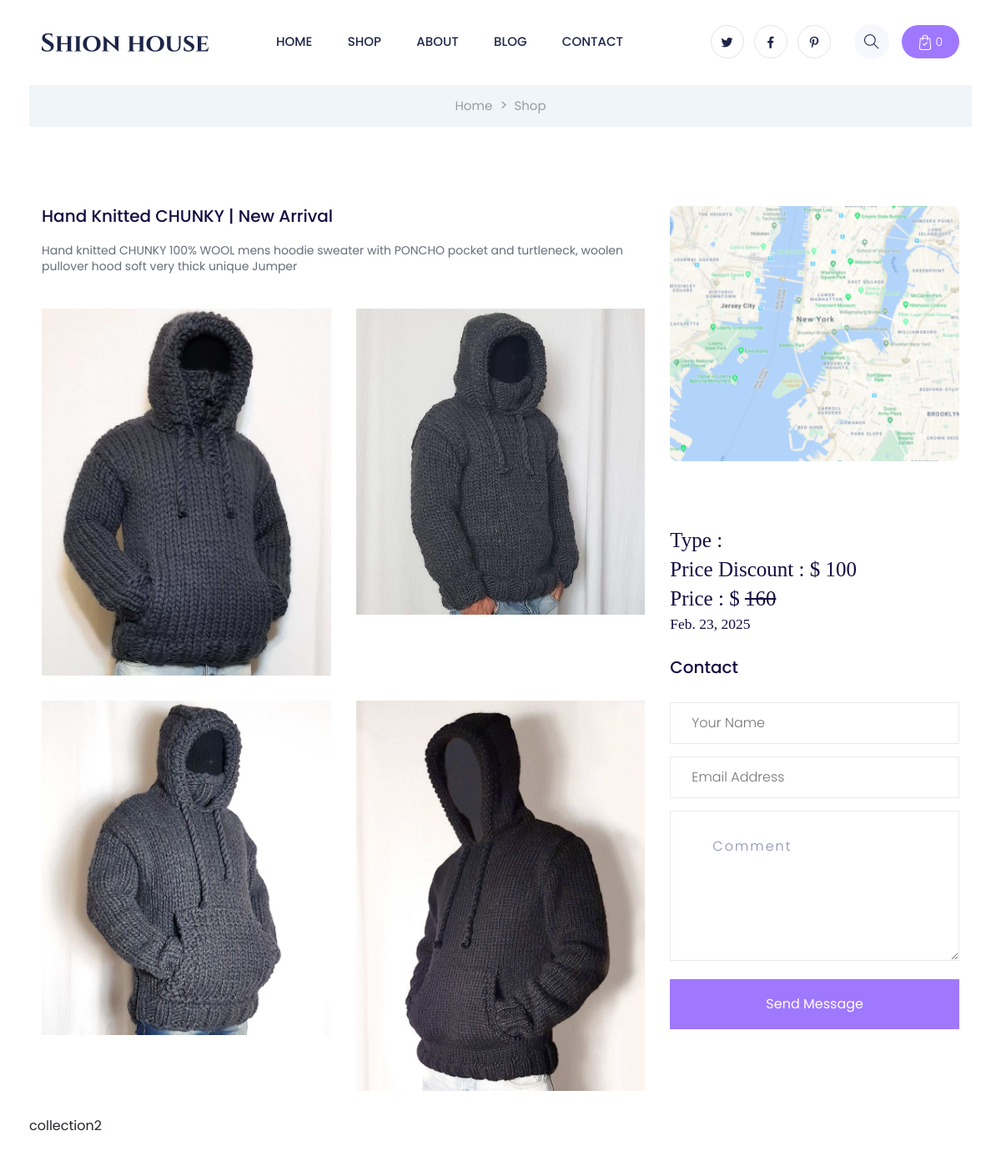
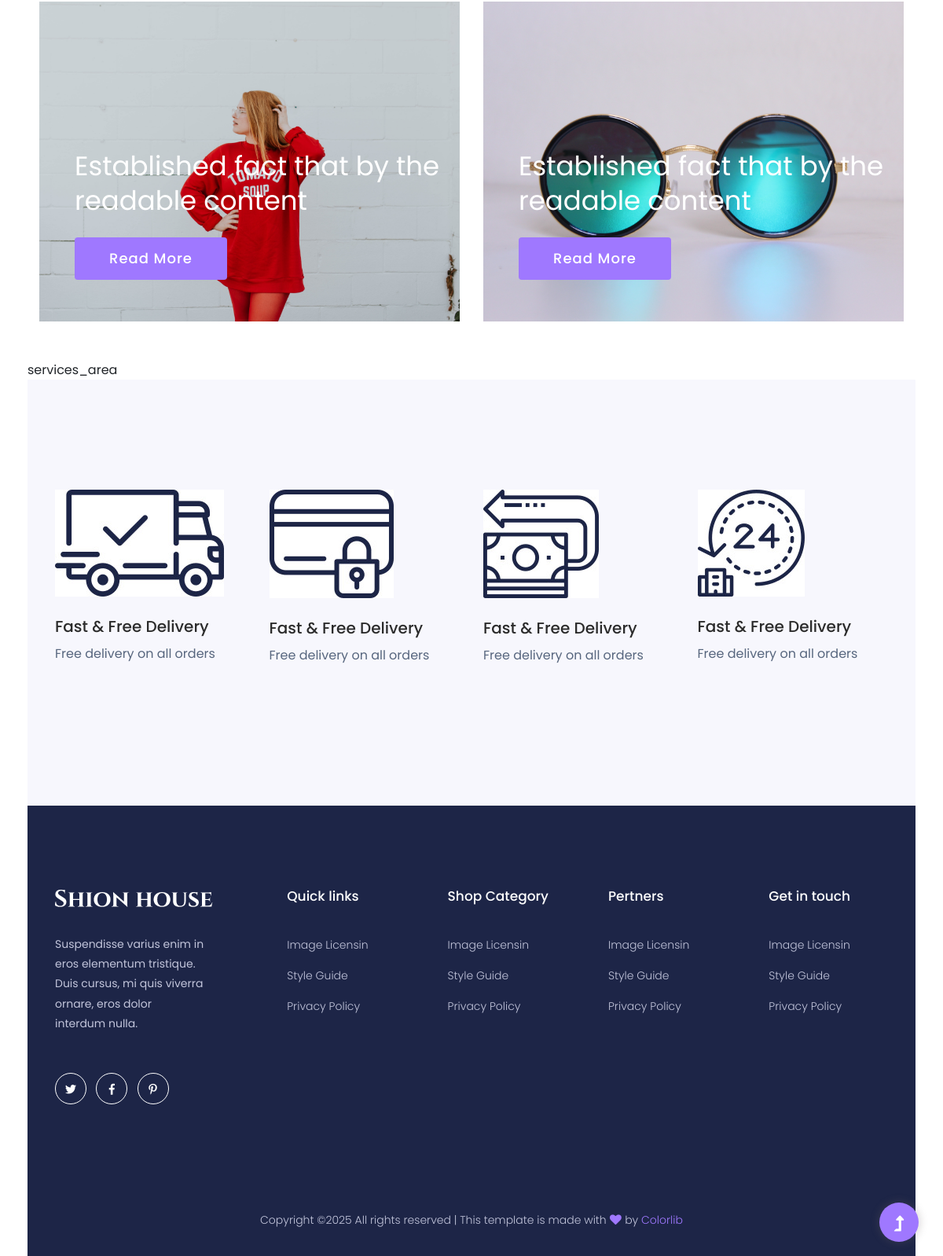
The app's page /product_details/1/ with its own data (2 pictures, top to bottom).
### accounts/models.py (models this page shows, shortened)
class Menu(models.Model):
    menuName = models.CharField(max_length=200,null=True)
    url = models.CharField(max_length=200,null=True)

class Product(models.Model):
    productName = models.CharField(max_length=200,null=True)
    productTypeId = models.ForeignKey(ProductType,on_delete=models.CASCADE,null=True)
    productCategoryId = models.ForeignKey(ProductCategory,on_delete=models.CASCADE,null=True)
    productColorId = models.ForeignKey(ProductColor,on_delete=models.CASCADE,null=True)
    productPriceRangeId = models.ForeignKey(ProductPriceRange,on_delete=models.CASCADE,null=True)
    productPrice =  models.CharField(max_length=200,null=True)
    productOriginalPrice = models.CharField(max_length=200,null=True)
    productImage = models.ImageField(upload_to='product_image/',null=True,blank=True)
    discription  = models.CharField(max_length=500,null=True)
    statusId = models.ForeignKey(Status,on_delete=models.CASCADE,null=True)
    productDate = models.DateField(auto_now_add=True,null=True)

class Status(models.Model):
    statusName = models.CharField(max_length=200,null=True)
    def __str__(self):
        return f'{self.statusName}'

class ProductImageDetail(models.Model):
    productImageId = models.ForeignKey(Product,on_delete=models.CASCADE,null=True)
    productImageURL = models.ImageField(upload_to='product_image_detial/',null=True,blank=True)
    productImageDate = models.DateField(auto_now_add=True,null=True)

class PopularLocation(models.Model):
    popularLocationImage = models.ImageField(upload_to='popular_location/',null=True,blank=True)
    popularLocationCaption = models.CharField(max_length=200,null=True)

class ServiceArea(models.Model):
    serviceAreaImage = models.ImageField(upload_to='service_area/',null=True,blank=True)
    serviceAreaTile = models.CharField(max_length=200,null=True)
    serviceAreaSubTitle = models.CharField(max_length=200,null=True)

class FooterTitle(models.Model):
    title = models.CharField(max_length=200,null=True)
    SubTitle1 = models.CharField(max_length=200,null=True)
    linkSub1 = models.CharField(max_length=200,null=True)
    SubTitle2 = models.CharField(max_length=200,null=True)
    linkSub2 = models.CharField(max_length=200,null=True)
    SubTitle3 = models.CharField(max_length=200,null=True)
    linkSub3 = models.CharField(max_length=200,null=True)

### accounts/views.py (the view)
# urls.py: path('product_details/<int:ProductId>/',views.product_details,name="product_details"),
def product_details(request,ProductId):
    dataProductId = ProductId
    dataImage = ProductImageDetail.objects.filter(productImageId=ProductId)
    dataProductDetail = Product.objects.filter(id=ProductId)
    dataPopularLocation = PopularLocation.objects.all()
    dataServiceArea = ServiceArea.objects.all()
    dataFooterTitle = FooterTitle.objects.all()
    dataMenu = Menu.objects.annotate(sub_count = Count('submenus'))
    dataSubMenu = SubMenu.objects.all()
    dataSub2Menu = Sub2Menu.objects.all()
    context = {
        'dataProductIds' : dataProductId,
        'dataProductDetails' : dataProductDetail,
        'dataImages' : dataImage,
        'dataPopularLocations' : dataPopularLocation,
        'dataServiceAreas' : dataServiceArea,
        'dataFooterTitles' : dataFooterTitle,
        'dataMenus' : dataMenu,
        'dataSubMenus' : dataSubMenu,
        'dataSub2Menus' : dataSub2Menu,
    }
    return render(request,'shionhouse/product_details.html',context)

### accounts/templates/shionhouse/product_details.html (shortened to what this page needs)
{% load static %}
<!doctype html>
<html class="no-js" lang="zxx">
<head>
    {% include 'shionhouse/head.html' %}
</head>
<body class="full-wrapper">
    {% include 'shionhouse/header_start.html' %}
    <main>
        <div class="page-notification">
            <div class="container">
                <div class="row">
                    <div class="col-lg-12">
                        <nav aria-label="breadcrumb">
                            <ol class="breadcrumb justify-content-center">
                                <li class="breadcrumb-item"><a href="{% url 'index' %}">Home</a></li>
                                <li class="breadcrumb-item"><a href="{% url 'shop' %}">shop</a></li>
                            </ol>
                        </nav>
                    </div>
                </div>
            </div>
        </div>
        <div class="directory-details pt-padding">
            <div class="container">
                {% for dataProductDetail in dataProductDetails %}
                <div class="row">
                    <div class="col-lg-8">
                            <div class="small-tittle mb-20">
                            <h2>{{dataProductDetail.productName}} | {{dataProductDetail.statusId}}</h2>
                        </div>
                        <div class="directory-cap mb-40">
                            <p>{{dataProductDetail.discription}}</p>
                        </div>
                        <div class="gallery-img">
                            <div class="row">
                                {% for dataImage in dataImages %}
                                <div class="col-lg-6">
                                    <img src="{% static dataImage.productImageURL %}" class="mb-30" alt="">
                                </div>
                                {% endfor %}
                            </div>
                        </div>
                    </div>
                    <div class="col-lg-4">
                        <div class="map">
                            <img src="{% static 'assets/img/gallery/map.png' %}" alt="">
                        </div>
                        <div class="form-wrapper pt-80">
                            <div class="row ">
                                <div class="col-xl-12">
                                    <div class="small-tittle mb-30">
                                        <h1>Type  : {{dataProductDetail.categoryId}}</h1>
                                        <h1>Price Discount : $ {{dataProductDetail.productPrice}}</h1>
                                        <h1 >Price : $ <span style="text-decoration: line-through;">{{dataProductDetail.productOriginalPrice}}</span></h1>
                                        <h3> {{dataProductDetail.productDate}} </h3>
                                        <br>
                                        <h2>Contact</h2>
                                    </div>
                                </div>
                            </div>
                            <form id="contact-form" action="#" method="POST">
                                <div class="row">
                                    <div class="col-lg-12">
                                        <div class="form-box user-icon mb-15">
                                            <input type="text" name="name" placeholder="Your name">
                                        </div>
                                    </div>
                                    <div class="col-lg-12">
                                        <div class="form-box email-icon mb-15">
                                            <input type="text" name="email" placeholder="Email address">
                                        </div>
                                    </div>
                                    <div class="col-lg-12">
                                        <div class="form-box message-icon mb-15">
                                            <textarea name="message" id="message" placeholder="Comment"></textarea>
                                        </div>
                                        <div class="submit-info">
                                            <button class="submit-btn2" type="submit">Send Message</button>
                                        </div>
                                    </div>
                                </div>
                            </form>
                        </div>
                    </div>
                </div>
                {% endfor %}
            </div>
        </div>
        {% include 'shionhouse/collection2.html' %}
        {% include 'shionhouse/services_area.html' %}
    </main>
    {% include 'shionhouse/footer_start.html' %}
    {% include 'shionhouse/scroll_up.html' %}
</body>
</html>

### accounts/templates/shionhouse/header_start.html (shortened to what this page needs)
{% load static %}
<header>
    <div class="header-area ">
        <div class="main-header header-sticky">
            <div class="container-fluid">
                <div class="menu-wrapper d-flex align-items-center justify-content-between">
                    <div class="header-left d-flex align-items-center">
                        <div class="logo">
                            <a href="{% url 'index' %}"><img src="{% static 'assets/img/logo/logo.png' %}" alt=""></a>
                        </div>
                        <div class="main-menu  d-none d-lg-block">
                            <nav>
                                <ul id="navigation">
                                    {% for dataMenu in dataMenus %}
                                    <li><a href="{% url dataMenu.url %}">{{dataMenu.menuName}}</a>
                                    </li>
                                    {% endfor %}
                                </ul>
                            </nav>
                        </div>
                    </div>
                    <div class="header-right1 d-flex align-items-center">
                        <div class="header-social d-none d-md-block">
                            <a href="#"><i class="fab fa-twitter"></i></a>
                            <a href="https://bit.ly/sai4ull"><i class="fab fa-facebook-f"></i></a>
                            <a href="#"><i class="fab fa-pinterest-p"></i></a>
                        </div>
                        <div class="search d-none d-md-block">
                            <ul class="d-flex align-items-center">
                                <li class="mr-15">
                                    <div class="nav-search search-switch">
                                        <i class="ti-search"></i>
                                    </div>
                                </li>
                                <li>
                                    <div class="card-stor">
                                        <img src="{% static 'assets/img/gallery/card.svg' %}" alt="">
                                        <span>0</span>
                                    </div>
                                </li>
                            </ul>
                        </div>
                    </div>
                    <div class="col-12">
                    </div>
                </div>
            </div>
        </div>
    </div>
</header>

### accounts/templates/shionhouse/collection2.html
{% load static %}
collection2
<div class="popular-product pt-50">
    <div class="container-fluid">
        <div class="row">
            {% for dataPopularLocation in dataPopularLocations %}
            <div class="col-lg-6 col-md-6 col-sm-12">
                <div class="single-product mb-50">
                    <div class="location-img">
                        <img src="{% static dataPopularLocation.popularLocationImage %}" alt="">
                    </div>
                    <div class="location-details">
                        <p><a href="{% url 'product_details' 1 %}">{{dataPopularLocation.popularLocationCaption}}</a></p>
                        <a href="{% url 'product_details' 1 %}" class="btn">Read More</a>
                    </div>
                </div>
            </div>
            {% endfor %}
        </div>
    </div>
</div>

### accounts/templates/shionhouse/services_area.html
{% load static %}
services_area
<div class="categories-area section-padding40 gray-bg">
    <div class="container-fluid">
        <div class="row">
            {% for dataServiceArea in dataServiceAreas %}
            <div class="col-lg-3 col-md-6 col-sm-6">
                <div class="single-cat mb-50 wow fadeInUp" data-wow-duration="1s" data-wow-delay=".2s">
                    <div class="cat-icon">
                        <img src="{% static dataServiceArea.serviceAreaImage %}" alt="">
                    </div>
                    <div class="cat-cap">
                        <h5>{{dataServiceArea.serviceAreaTile}}</h5>
                        <p>{{dataServiceArea.serviceAreaSubTitle}}</p>
                    </div>
                </div>
            </div>
            {% endfor %}
        </div>
    </div>
</div>

### accounts/templates/shionhouse/footer_start.html
{% load static %}
<footer>
    <div class="footer-area footer-padding">
        <div class="container-fluid ">
            <div class="row d-flex justify-content-between">
                <div class="col-xl-3 col-lg-3 col-md-8 col-sm-8">
                    <div class="single-footer-caption mb-50">
                      <div class="single-footer-caption mb-30">
                        <div class="footer-logo mb-35">
                          <a href="{% url 'index' %}"
                            ><img src="{% static 'assets/img/logo/logo2_footer.png' %}" alt=""
                          /></a>
                        </div>
                        <div class="footer-tittle">
                          <div class="footer-pera">
                            <p>
                              Suspendisse varius enim in eros elementum tristique. Duis cursus, mi
                              quis viverra ornare, eros dolor interdum nulla.
                            </p>
                          </div>
                        </div>
                        <div class="footer-social">
                          <a href="#"><i class="fab fa-twitter"></i></a>
                          <a href="https://bit.ly/sai4ull"><i class="fab fa-facebook-f"></i></a>
                          <a href="#"><i class="fab fa-pinterest-p"></i></a>
                        </div>
                      </div>
                    </div>
                  </div>
                {% for dataFooterTitle in dataFooterTitles %}
                <div class="col-xl-2 col-lg-2 col-md-4 col-sm-4">
                    <div class="single-footer-caption mb-50">
                        <div class="footer-tittle">
                            <h4>{{dataFooterTitle.title}} </h4>
                            <ul>
                                <li><a href="{{dataFooterTitle.linkSub1}}">{{dataFooterTitle.SubTitle1}}</a></li>
                                <li><a href="{{dataFooterTitle.linkSub2}}">{{dataFooterTitle.SubTitle2}}</a></li>
                                <li><a href="{{dataFooterTitle.linkSub3}}">{{dataFooterTitle.SubTitle3}}</a></li>
                            </ul>
                        </div>
                    </div>
                </div>
                {% endfor %}
            </div>
        </div>
    </div>
<div class="footer-bottom-area">
    <div class="container">
        <div class="footer-border">
           <div class="row d-flex align-items-center">
               <div class="col-xl-12 ">
                   <div class="footer-copy-right text-center">
                       <p>
                          Copyright &copy;<script>document.write(new Date().getFullYear());</script> All rights reserved | This template is made with <i class="fa fa-heart" aria-hidden="true"></i> by <a href="https://colorlib.com" target="_blank">Colorlib</a>
                          </p>
                      </div>
                  </div>
              </div>
          </div>
      </div>
  </div>
</footer>

### records on screen
Menu: menuName "HOME"
Menu: menuName "SHOP"
Menu: menuName "ABOUT"
Menu: menuName "BLOG"
Menu: menuName "CONTACT"
Product: productName "Hand Knitted CHUNKY", statusId "New Arrival", discription "Hand knitted CHUNKY 100% WOOL mens hoodie sweater with PONCHO pocket and turtleneck, woolen pullover hood soft very thick unique Jumper", productPrice "100", productOriginalPrice "160", productDate "Feb. 23, 2025"
ProductImageDetail: productImageURL (picture)
ProductImageDetail: productImageURL (picture)
ProductImageDetail: productImageURL (picture)
ProductImageDetail: productImageURL (picture)
PopularLocation: popularLocationImage (picture), popularLocationCaption "Established fact that by the readable content"
PopularLocation: popularLocationImage (picture), popularLocationCaption "Established fact that by the readable content"
ServiceArea: serviceAreaImage (picture), serviceAreaTile "Fast & Free Delivery", serviceAreaSubTitle "Free delivery on all orders"
ServiceArea: serviceAreaImage (picture), serviceAreaTile "Fast & Free Delivery", serviceAreaSubTitle "Free delivery on all orders"
ServiceArea: serviceAreaImage (picture), serviceAreaTile "Fast & Free Delivery", serviceAreaSubTitle "Free delivery on all orders"
ServiceArea: serviceAreaImage (picture), serviceAreaTile "Fast & Free Delivery", serviceAreaSubTitle "Free delivery on all orders"
FooterTitle: title "Quick links", SubTitle1 "Image Licensin", SubTitle2 "Style Guide", SubTitle3 "Privacy Policy"
FooterTitle: title "Shop Category", SubTitle1 "Image Licensin", SubTitle2 "Style Guide", SubTitle3 "Privacy Policy"
FooterTitle: title "Pertners", SubTitle1 "Image Licensin", SubTitle2 "Style Guide", SubTitle3 "Privacy Policy"
FooterTitle: title "Get in touch", SubTitle1 "Image Licensin", SubTitle2 "Style Guide", SubTitle3 "Privacy Policy"
